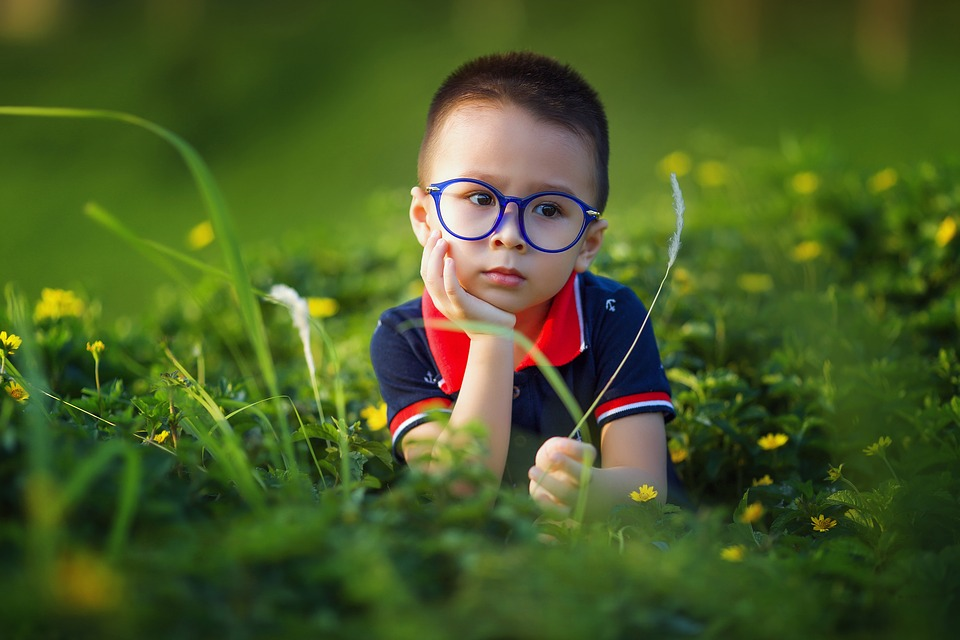
#> input picture kid.jpg, 960 x 640 px
$ python all_color_conversions.py   (older library calls are emulated)
#> lines starting #> are read from the running program, lines starting #| are printed output that depends on the picture
### rgbcmy.py
# RGB to CMY

import numpy as np
import matplotlib.pyplot as plt
from scipy import misc

def show_images(image1, image2, title1, title2):
    f, a = plt.subplots(1, 2)
    a[0].imshow(image1)
    a[0].set_title(title1)
    a[1].imshow(image2)
    a[1].set_title(title2)
    plt.show()

rgb_image = misc.imread('kid.jpg')
#> rgb_image is the input picture: shape (640, 960, 3); mean R, G, B 72.1, 91, 37.2
cmy_image = 255 - rgb_image


show_images(rgb_image, cmy_image, 'RGB', 'CMY')

### rgbhsi.py
import numpy as np
import matplotlib.pyplot as plt
import imageio

def show_images(image1, image2, title1, title2):
    f, a = plt.subplots(1, 2)
    a[0].imshow(image1)
    a[0].set_title(title1)
    a[1].imshow(image2)
    a[1].set_title(title2)
    plt.show()

def rgb_to_hsi(image):
    # Separate image into RGB components
    R, G, B = image[:, :, 0], image[:, :, 1], image[:, :, 2]

    # Calculate the difference for finding cos inverse
    dRG, dRB, dGB = R - G, R - B, G - B
    cos = (dRG + dRB) / (2 * np.sqrt(dRG ** 2 + dRB * dGB))
    H = np.arccos(cos)

    # If any value is NaN (Not a Number, this happens
    # while we divide by zero), change it back to 0
    H[np.isnan(H)] = 0.0

    # Calculate I
    I = image.mean(axis = 2)
    Imin = image.min(axis = 2)
    I[I == 0.0] = 1

    # S part
    S = 1 - Imin / I

    # Put the HSI components into a single image and return
    hsi_image = np.zeros(image.shape)
    hsi_image[:, :, 0] = H
    hsi_image[:, :, 1] = S
    hsi_image[:, :, 2] = I

    return hsi_image

image = imageio.imread('kid.jpg')
show_images(image, rgb_to_hsi(image), 'RGB', 'HSI')

### rgbyiq.py
# RGB to YIQ

import numpy as np
import matplotlib.pyplot as plt
import imageio

def show_images(image1, image2, title1, title2):
    f, a = plt.subplots(1, 2)
    a[0].imshow(image1)
    a[0].set_title(title1)
    a[1].imshow(image2)
    a[1].set_title(title2)
    plt.show()

def convert_to_yiq(rbg_image):
	# Separate RGB into components
	R = rgb_image[:, :, 0]
	G = rgb_image[:, :, 1]
	B = rgb_image[:, :, 2]

	# Calculate YIQ values
	Y = np.round(0.299 * R + 0.587 * G + 0.114 * B)
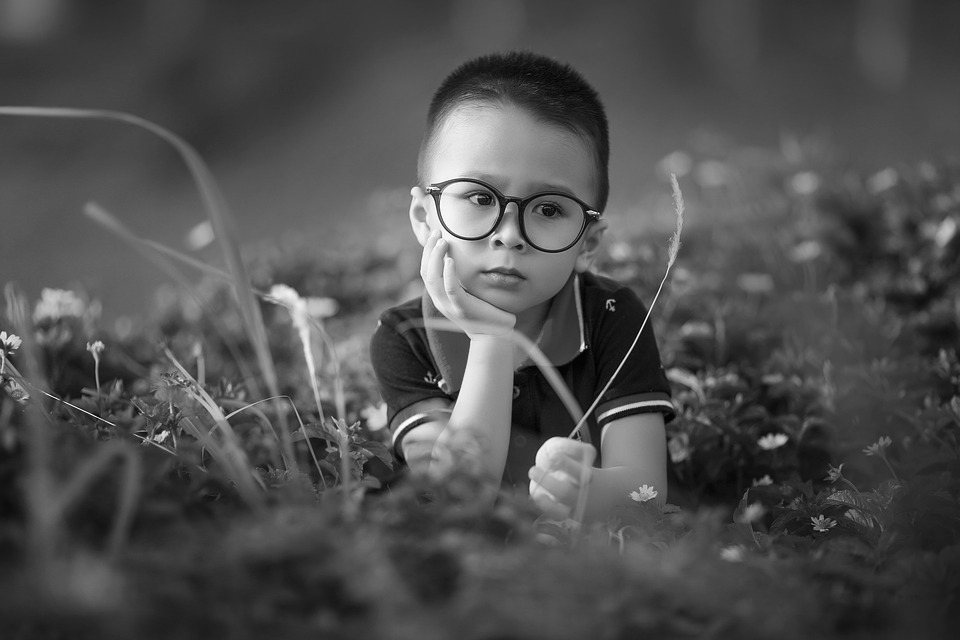
#> Y: shape (640, 960) float64; min 1, max 255, mean 79.2
	I = np.round(0.596 * R - 0.275 * G - 0.321 * B)
	Q = np.round(0.212 * R - 0.523 * G + 0.311 * B)

	# Combine YIQ values into a single image
	yiq_image = np.zeros(rgb_image.shape)
	yiq_image[:, :, 0] = Y
	yiq_image[:, :, 1] = I
	yiq_image[:, :, 2] = Q
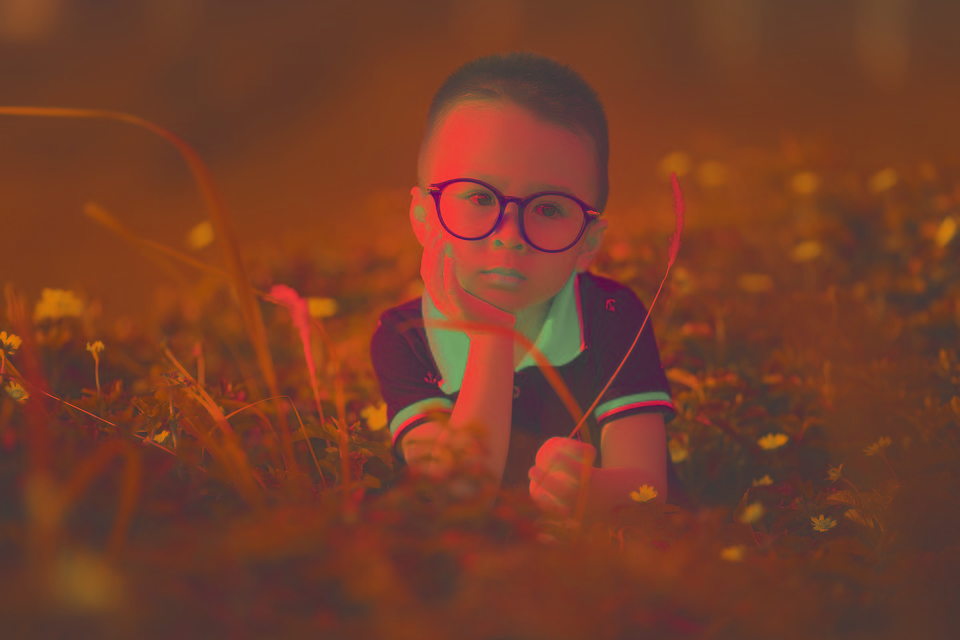
#> yiq_image: shape (640, 960, 3) float64; mean of channels 0, 1, 2 79.2, 6, -20.8; drawn with min black and max white

	# Return the float image as int image
	return yiq_image.astype(np.uint8)
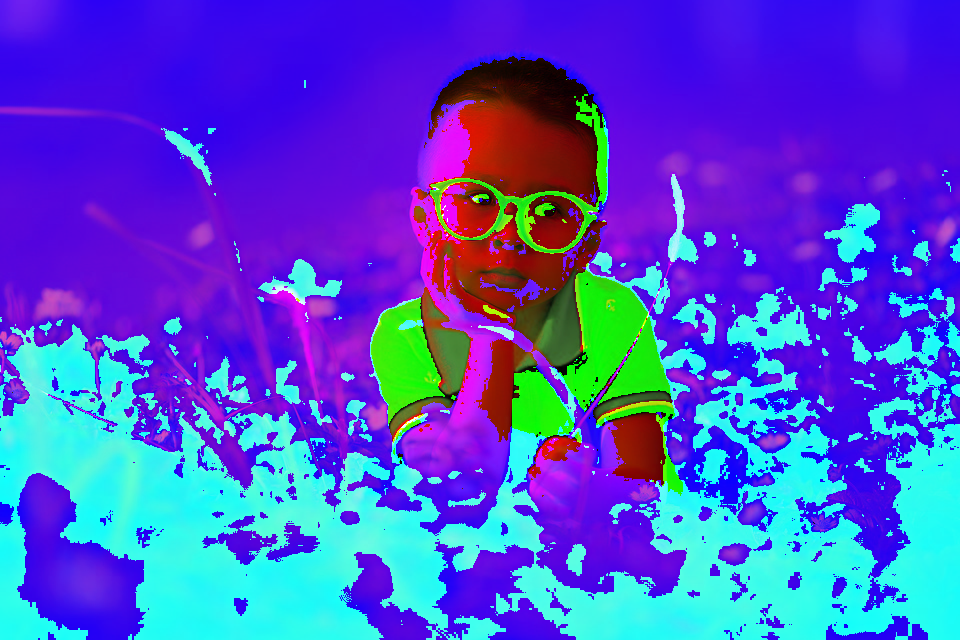
#> returned value: shape (640, 960, 3); mean of channels 0, 1, 2 79.2, 81.4, 206.9; drawn as R, G, B


rgb_image = imageio.imread('kid.jpg')
yiq_image = convert_to_yiq(rgb_image)
show_images(rgb_image.astype(np.uint8), yiq_image, 'RGB', 'YIQ')

### rgbycbcr.py
# RGB to YCbCr

import numpy as np
import matplotlib.pyplot as plt
import imageio

def show_images(image1, image2, title1, title2):
    f, a = plt.subplots(1, 2)
    a[0].imshow(image1)
    a[0].set_title(title1)
    a[1].imshow(image2)
    a[1].set_title(title2)
    plt.show()

def convert_to_ycbcr(rbg_image):
	# Separate RGB into components
	R = rgb_image[:, :, 0]
	G = rgb_image[:, :, 1]
	B = rgb_image[:, :, 2]

	# Calculate Y Cb Cr values
	Y = (77 / 256.0) * R + (150 / 256.0) * G + (29 / 256.0) * B
	Cb = -(44 / 256.0) * R - (87 / 256.0) * G + (131 / 256.0) * B + 128
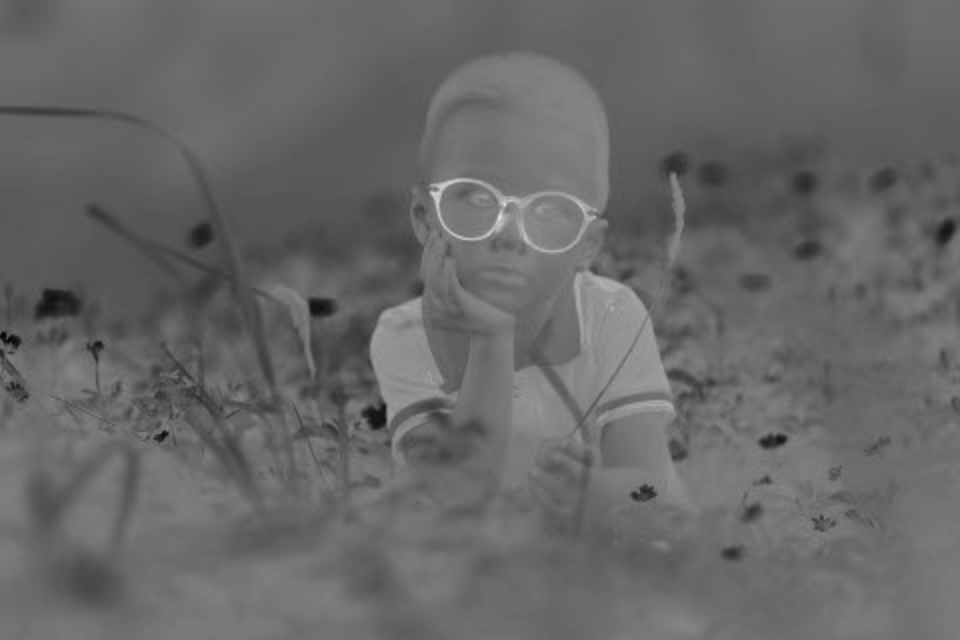
#> Cb: shape (640, 960) float64; min 5.01, max 233.7, mean 103.7
	Cr = (131 / 256.0) * R - (110 / 256.0) * G - (21 / 256.0) * B + 128
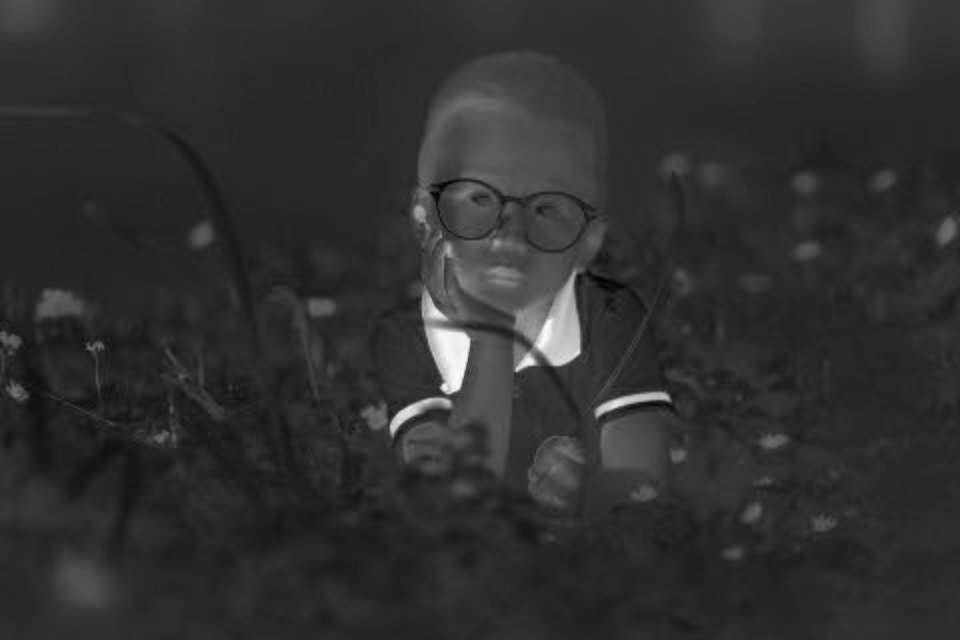
#> Cr: shape (640, 960) float64; min 92.13, max 255.8, mean 122.7; drawn with min black and max white

	# Combine Y Cb Cr values into a single image
	ycbcr_image = np.zeros(rgb_image.shape)
	ycbcr_image[:, :, 0] = Y
	ycbcr_image[:, :, 1] = Cb
	ycbcr_image[:, :, 2] = Cr
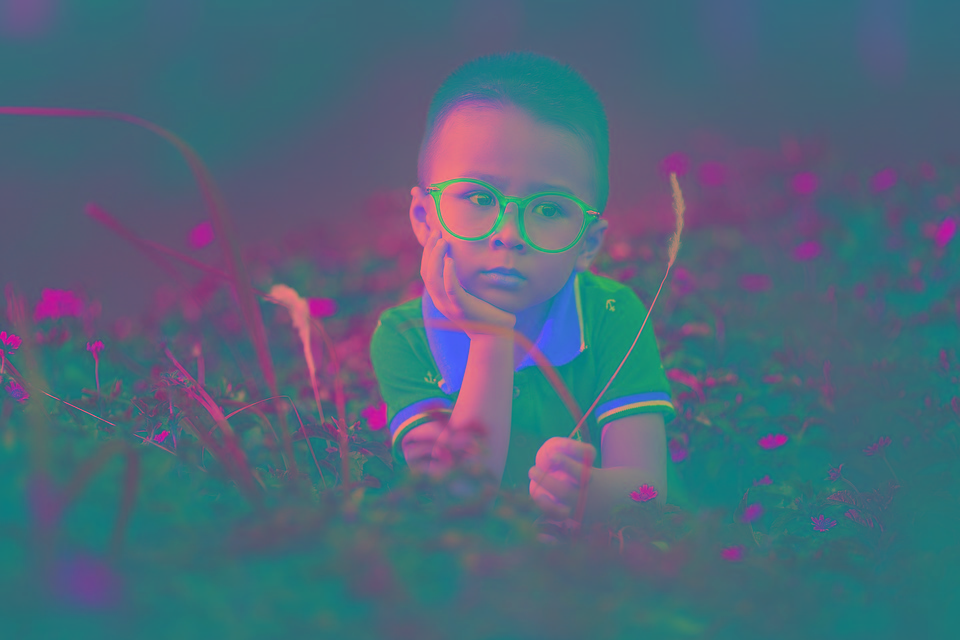
#> ycbcr_image: shape (640, 960, 3) float64; mean of channels 0, 1, 2 79.2, 103.7, 122.7; drawn with min black and max white

	# Return the float image as int image
	return ycbcr_image.astype(np.uint8)


rgb_image = imageio.imread('kid.jpg')
ycbcr_image = convert_to_ycbcr(rgb_image)

show_images(rgb_image.astype(np.uint8), ycbcr_image, 'RGB', 'YCbCr')

### all_color_conversions.py
from rgbcmy import *
from rgbhsi import *
from rgbyiq import *
from rgbycbcr import *


rgb = misc.imread('kid.jpg')
cmy = 255 - rgb
hsi = rgb_to_hsi(rgb)
ycbcr = convert_to_ycbcr(rgb)
yiq = convert_to_yiq(rgb)

f, a = plt.subplots(4, 2)
a[0, 0].imshow(rgb)
a[1, 0].imshow(rgb)
a[2, 0].imshow(rgb)
a[3, 0].imshow(rgb)
a[0, 1].imshow(cmy)
a[1, 1].imshow(hsi)
a[2, 1].imshow(ycbcr)
a[3, 1].imshow(yiq)

a[0, 0].set_title('RGB')
a[1, 0].set_title('RGB')
a[2, 0].set_title('RGB')
a[3, 0].set_title('RGB')

a[0, 1].set_title('CMY')
a[1, 1].set_title('HSI')
a[2, 1].set_title('YCbCr')
a[3, 1].set_title('YIQ')

plt.show()
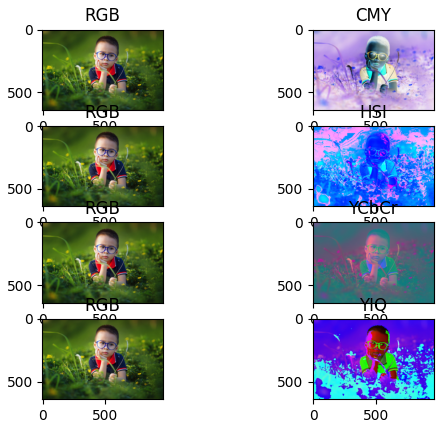
#> figure drawn by matplotlib, 8 panels
